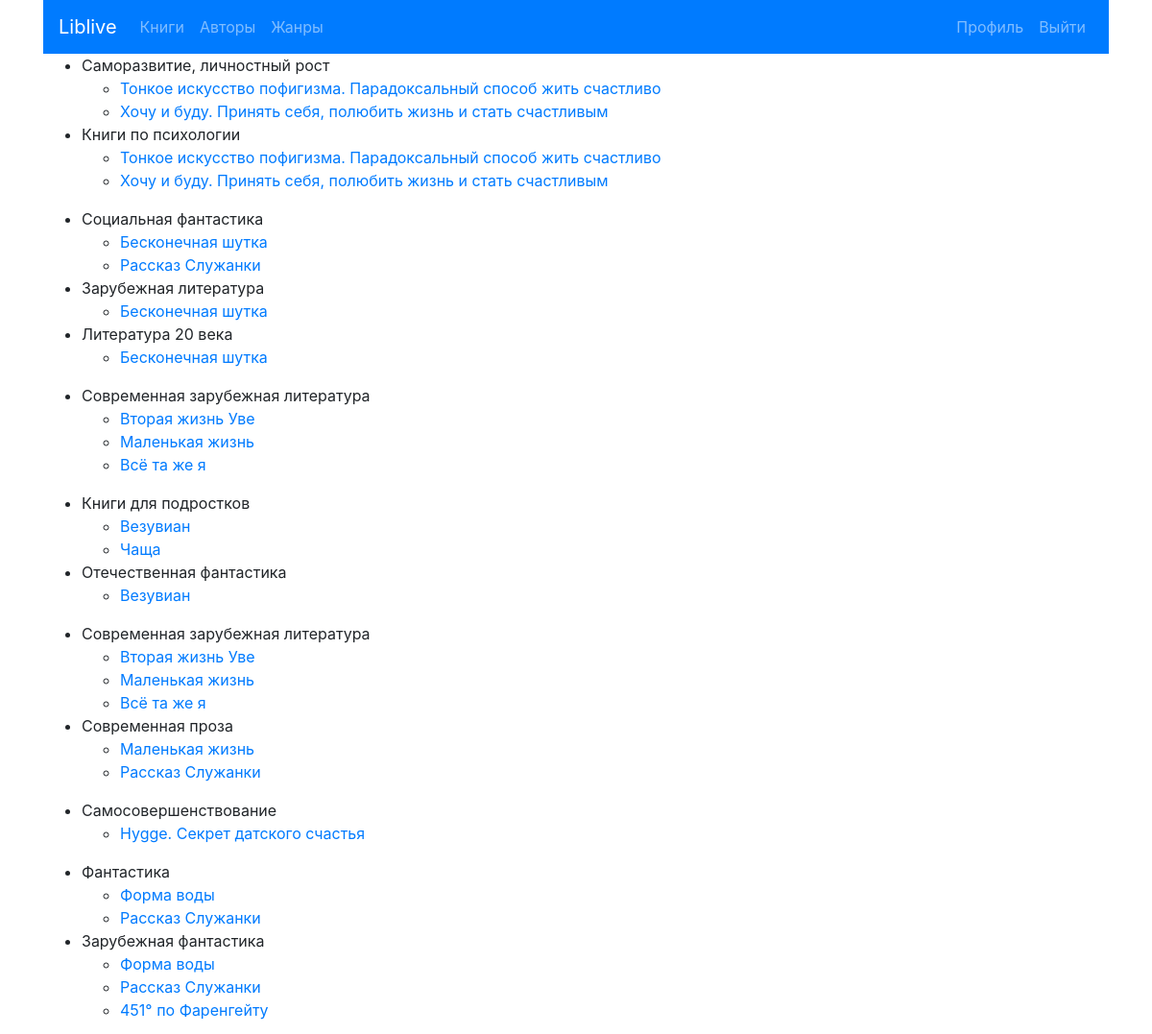
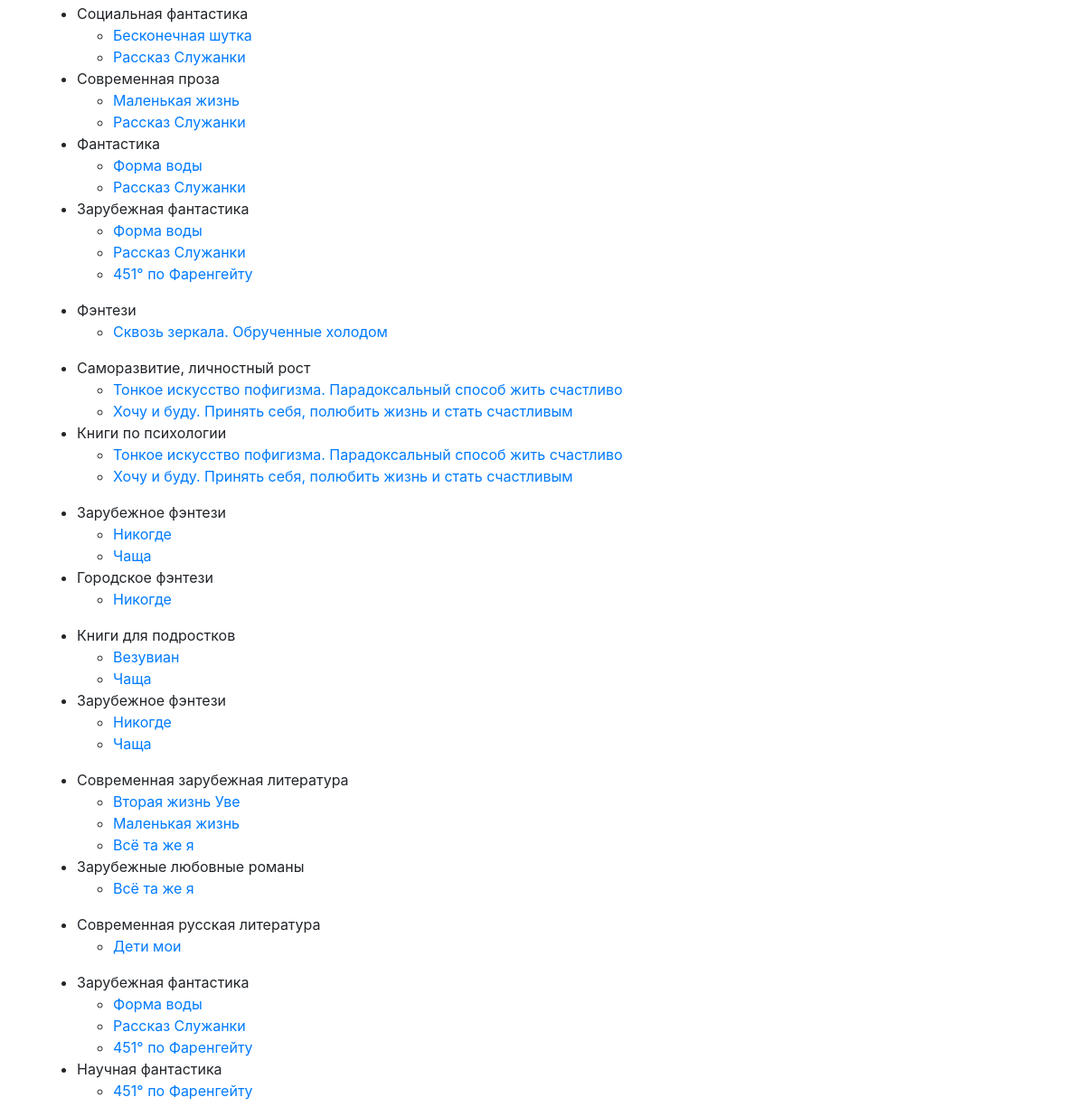
The app's page /genres/ (signed in) with its own data (2 pictures, top to bottom).
### liv/models.py (models this page shows)
class Genre(models.Model):
    name = models.CharField(max_length=200)
    def __str__(self):
        return self.name

class BookFromLivelib(models.Model):
    link = models.CharField(max_length=200)
    title = models.CharField(max_length=200)
    author = models.ForeignKey(Author, on_delete=models.CASCADE)
    tags = models.ManyToManyField(Genre)
    cover = models.CharField(max_length=200)
    rating = models.FloatField()
    description = models.TextField()
    user = models.ForeignKey(User, on_delete=models.CASCADE)
    def __str__(self):
        return self.title

### liv/views.py (the view)
# urls.py: path('genres/', views.GenresView, name='genres'),
def GenresView(request):
    current_user = request.user
    context = {
        'list_of_books' : current_user.bookfromlivelib_set.all()
    }
    return render(request, 'liv/genres.html', context=context)

### liv/templates/liv/genres.html
{% extends 'liv/base.html' %}
{% block content %}
{% for book in list_of_books %}
    <ul>
    {% for tag in book.tags.all %}
        <li>{{ tag }}</li>
            <ul>
            {% for b in tag.bookfromlivelib_set.all %}
                {% if b.user == user %}
                    <li><a href="{% url 'liv:book-detail' b.id %}">{{ b }}</a></li>
                {% endif %}
            {% endfor %}
            </ul>
    {% endfor %}
    </ul>
{% endfor %}
{% endblock %}

### records on screen
BookFromLivelib: title "Тонкое искусство пофигизма. Парадоксальный способ жить счастливо"
Genre: name "Саморазвитие, личностный рост"
BookFromLivelib: title "Хочу и буду. Принять себя, полюбить жизнь и стать счастливым"
Genre: name "Книги по психологии"
BookFromLivelib: title "Бесконечная шутка"
Genre: name "Социальная фантастика"
BookFromLivelib: title "Рассказ Служанки"
Genre: name "Зарубежная литература"
Genre: name "Литература 20 века"
BookFromLivelib: title "Вторая жизнь Уве"
Genre: name "Современная зарубежная литература"
BookFromLivelib: title "Маленькая жизнь"
BookFromLivelib: title "Всё та же я"
BookFromLivelib: title "Везувиан"
Genre: name "Книги для подростков"
BookFromLivelib: title "Чаща"
Genre: name "Отечественная фантастика"
Genre: name "Современная проза"
BookFromLivelib: title "Hygge. Секрет датского счастья"
Genre: name "Самосовершенствование"
BookFromLivelib: title "Форма воды"
Genre: name "Фантастика"
Genre: name "Зарубежная фантастика"
BookFromLivelib: title "451° по Фаренгейту"
BookFromLivelib: title "Сквозь зеркала. Обрученные холодом"
Genre: name "Фэнтези"
BookFromLivelib: title "Никогде"
Genre: name "Зарубежное фэнтези"
Genre: name "Городское фэнтези"
Genre: name "Зарубежные любовные романы"
BookFromLivelib: title "Дети мои"
Genre: name "Современная русская литература"
Genre: name "Научная фантастика"
